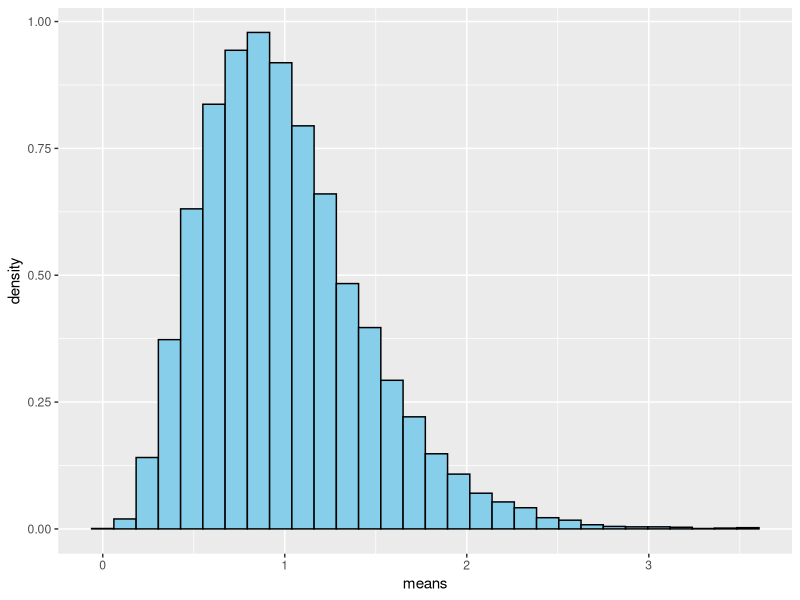
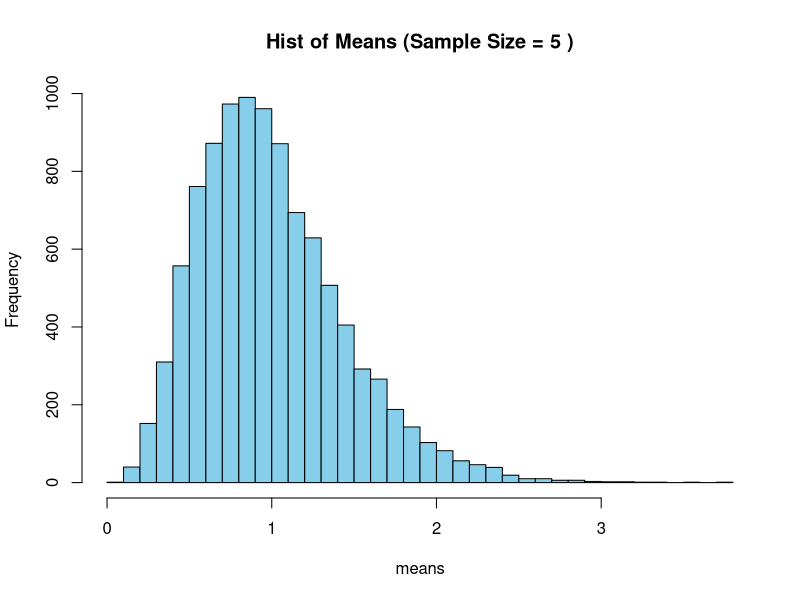
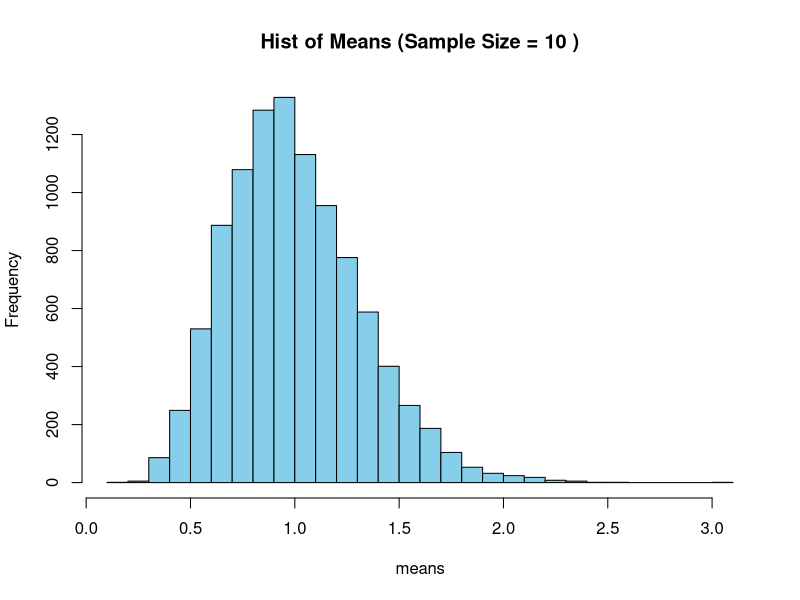
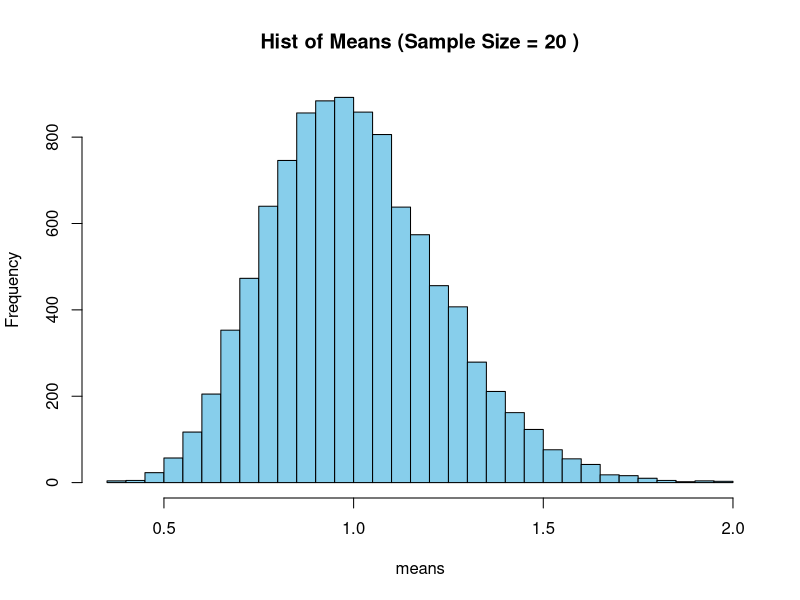

Write the R code that produced these figures, in order.
## ---- chunk 1
library(tidyverse)
tribble( ~x, ~y, ~w, ~z,
210, 300, 220, 180,
102, 100, 119, 187,
176, 175, 188, 173,
87, 95, 91, 94,
202, 210, 234, 218,
110, 122, 131, 128,
) -> dt
dt

## ---- chunk 2
library(purrr)
map(dt, mean)

## ---- chunk 3
map(dt, sd)
## ---- chunk 4
map(dt, ~sqrt(.x))
## ---- chunk 5
fiven <- summarise_all(dt, list(mean = mean,
                             median = median, 
                             max = max, 
                             min = min, 
                             q1 = function(x) quantile(x, probs = 0.25), 
                             q3 = function(x) quantile(x, probs = 0.75)))
fiven

## ---- chunk 6
exp_means <- function(data, n = 10000, SS = 5) {
  means <- numeric(n)
   for (i in 1:n) {
   
    samples <- rexp(SS)
    
    means[i] <- mean(samples)
  }
  
  return(means)
}

means <- exp_means(dt)
length(means)

ggplot()+
  geom_histogram(aes(x = means, y = after_stat(density)), bins = 30, fill = "skyblue", color = "black")
 
## ---- chunk 7

  map_dbl(1:10000, ~mean(rexp(5, rate = 1)))
## ---- chunk 8
replicate(10000, mean(rexp(5, rate = 1)))
## ---- chunk 9
exp_many<- function(n = 10000, ss = c(5,10,20)) {
  for(i in ss) {
    means<- replicate(n, mean(rexp(i, rate = 1)))
    
    hist(means, breaks = 30, col = "skyblue", border = "black",
      main = paste("Hist of Means (Sample Size =", i, ")"))
  }
}
mm<- exp_many()

